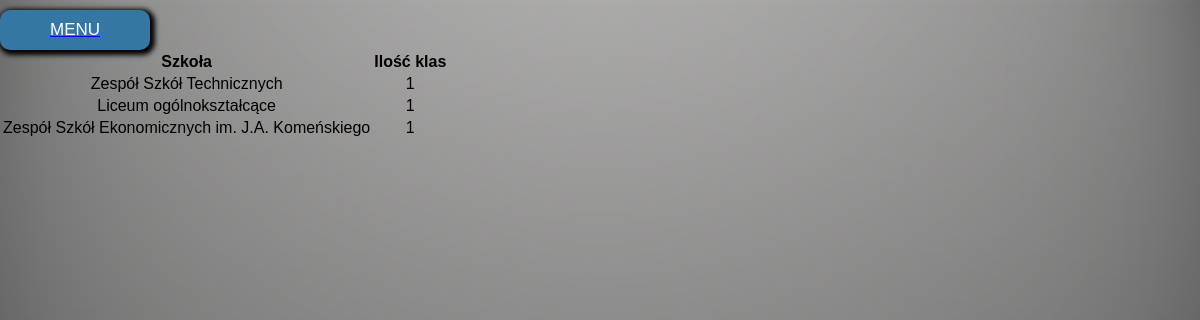
The page /raport2.php on the database its author committed.
### tables this page shows
CREATE TABLE `klasa` (
  `id_klasy` int(11) NOT NULL,
  `nazwa` text NOT NULL,
  `rocznik` int(11) NOT NULL,
  `id_szkoly` int(11) NOT NULL
);

CREATE TABLE `szkola` (
  `id_szkoly` int(11) NOT NULL,
  `nazwa` text NOT NULL,
  `adres_m` text NOT NULL,
  `adres_ul` text NOT NULL,
  `adres_nr` text NOT NULL
);

### raport2.php (the view, shortened to what this page needs)
<?php
require("connect.php");
?>
<!doctype html>
<html>
   <head>
      <link rel="stylesheet" type="text/css" href="style.css">
   </head>
   <body>
      <div class="a"><a href="index.php"><input type="submit" name="menu" value="MENU" class="przycisk"></a></div>
      <div class="raport">
         <?php
      $polecenie = $connect->query("SELECT * , k.nazwa as knazwa,s.nazwa as snazwa , COUNT(id_klasy) FROM klasa k JOIN szkola s WHERE k.id_szkoly = s.id_szkoly GROUP BY k.id_szkoly");
      echo "<table><tr>
      <td><b>Szkoła</b></td>
      <td><b>Ilość klas</b></td>
      </tr>";
      while($row = $polecenie->fetch_assoc()){
         echo " <tr><td>".$row['snazwa']."</td><td>".$row['COUNT(id_klasy)']."</td></tr>";
      }
      echo "</table>";
      ?>
      </div>
   </body>
</html>

### style.css (style rules this page uses)
html { background: url(tlo.jpg) no-repeat center center fixed; -webkit-background-size: cover; -moz-background-size: cover; -o-background-size: cover; background-size: cover; }
body { margin: 0; padding: 0; text-align: center; width: auto; font-family: 'Cairo', sans-serif; margin-bottom: 50px; }
input[type=submit], input[type=reset], input[type=button] { display: block; background-color: #3577A3; height: 40px; margin-top: 10px; margin-right: 10px; width: 150px; border-radius: 10px; font-size: 17px; cursor: pointer; color: white; border: 0px; outline: 0; box-shadow: black 2px 2px 5px 3px; }

### rows shown on the page
klasa: id_szkoly.nazwa "Zespół Szkół Technicznych", COUNT "1"
klasa: id_szkoly.nazwa "Liceum ogólnokształcące", COUNT "1"
klasa: id_szkoly.nazwa "Zespół Szkół Ekonomicznych im. J.A. Komeńskiego", COUNT "1"
